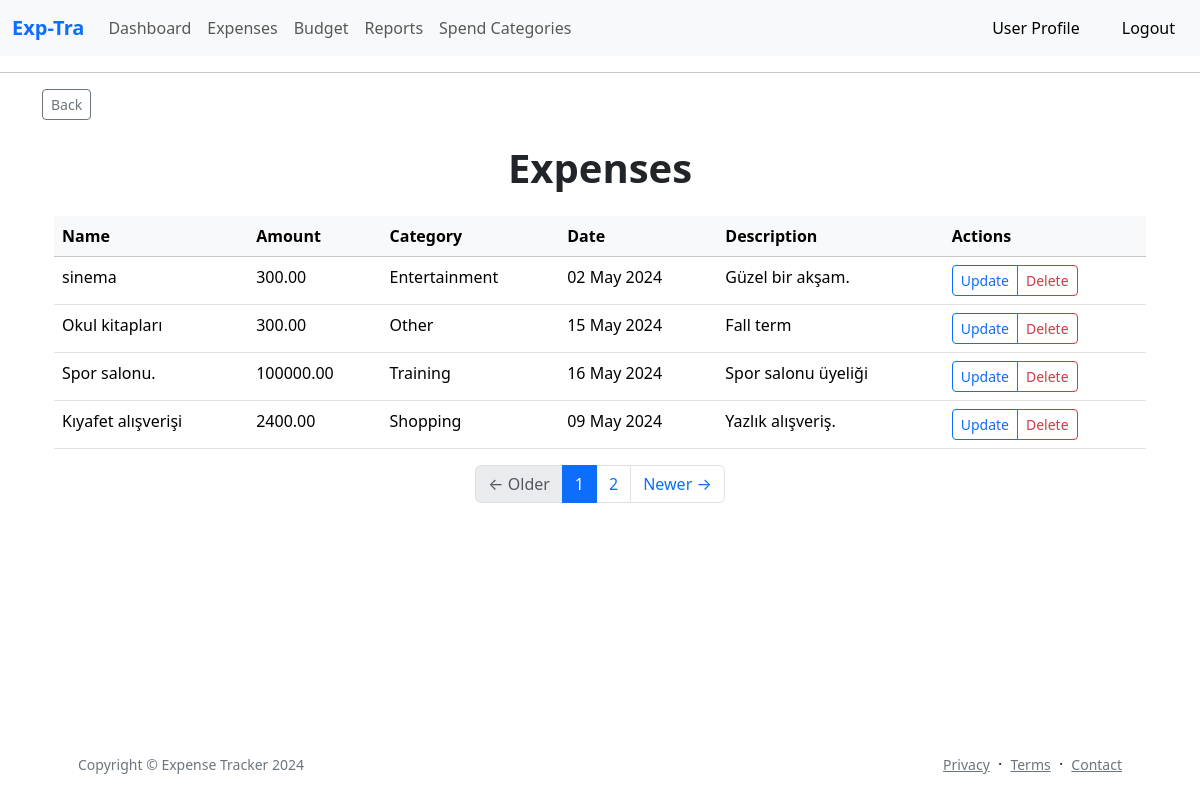
The app's page /expense_history (signed in) with its own data.
### app/models.py (models this page shows, shortened)
class Expense(db.Model):
    __tablename__ = 'expenses'
    id: so.Mapped[int] = so.mapped_column(primary_key=True)
    name: so.Mapped[str] = so.mapped_column(sa.String(140))
    amount : so.Mapped[float] = so.mapped_column(sa.Numeric(10, 2), nullable=False)
    category_id : so.Mapped[int] = so.mapped_column(sa.ForeignKey(Category.id),index=True)
    date : so.Mapped[datetime] = so.mapped_column(sa.Date, nullable=False)
    description: so.Mapped[str] = so.mapped_column(sa.Text)
    timestamp: so.Mapped[datetime] = so.mapped_column(
        index=True, default=lambda: datetime.now(timezone.utc))
    user_id: so.Mapped[int] = so.mapped_column(sa.ForeignKey(User.id),
                                               index=True)
    user: so.Mapped[User] = so.relationship(back_populates='expenses')

class Category(db.Model):
    id: so.Mapped[int] = so.mapped_column(primary_key=True)
    name: so.Mapped[str] = so.mapped_column(sa.String(140))
    expenses = db.relationship('Expense', backref='category', lazy=True)

### app/main/routes.py (the view)
@bp.route('/expense_history', methods=['GET'])
@login_required
def expense_history():
    form = ExpenseForm()
    expenses = Expense.query.filter_by(user_id=current_user.id).all()
    categories = Category.query.all()
    category_dict = {category.id: category.name for category in categories}
    page = request.args.get('page', 1, type=int)
    per_page = current_app.config['EXPENSES_PER_PAGE']
    pagination = Expense.query.filter_by(user_id=current_user.id).paginate(page=page, per_page=per_page, error_out=False)
    expenses = pagination.items
    total_pages = pagination.pages
    current_page = pagination.page
    page_nums = list(range(1, total_pages + 1))
    prev_url = url_for('main.expense_history', page=current_page - 1) if pagination.has_prev else None
    next_url = url_for('main.expense_history', page=current_page + 1) if pagination.has_next else None
    return render_template('expense_history.html', title='Expenses', expenses=expenses,
                           category_dict=category_dict, form=form,
                           prev_url=prev_url, next_url=next_url, page_nums=page_nums, current_page=current_page)

### app/models.py (called while the page is built)
@login.user_loader
def load_user(id):
    return db.session.get(User, int(id))

### app/templates/expense_history.html (shortened to what this page needs)
{% extends "base.html" %}
{% block content %}
<a href="{{ url_for('main.expenses')}}" class="btn btn-outline-secondary btn-sm">Back</a>
<h1 class="fw-bolder text-center my-4">Expenses</h1>
<div class="container">
    {% if expenses %}
    <div class="table-responsive">
        <table class="table table-hover">
            <thead class="table-light">
            <tr>
                <th>Name</th>
                <th>Amount</th>
                <th>Category</th>
                <th>Date</th>
                <th>Description</th>
                <th>Actions</th>
            </tr>
            </thead>
            <tbody>
            {% for expense in expenses %}
            <tr>
                <td>{{ expense.name }}</td>
                <td>{{ expense.amount }}</td>
                <td>{{ category_dict[expense.category_id] }}</td>
                <td>{{ expense.date.strftime('%d %b %Y') }}</td>
                <td>{{ expense.description }}</td>
                <td>
                    <div class="btn-group" role="group">
                        <button type="button" class="btn btn-outline-primary btn-sm" data-bs-toggle="modal"
                                data-bs-target="#updateModal{{ expense.id }}">Update
                        </button>
                        <button type="button" class="btn btn-outline-danger btn-sm" data-bs-toggle="modal"
                                data-bs-target="#deleteModal{{ expense.id }}">Delete
                        </button>
                    </div>
                </td>
            </tr>
            {% endfor %}
            </tbody>
        </table>
    </div>
</div>
    {% else %}
    <p class="fw-bold text-center">You don't have any expenses yet 😥</p>
    {% endif %}
<nav aria-label="Page navigation example">
  <ul class="pagination justify-content-center">
    {% if prev_url %}
      <li class="page-item">
        <a class="page-link" href="{{ prev_url }}">&larr; Older</a>
      </li>
    {% else %}
      <li class="page-item disabled">
        <span class="page-link">&larr; Older</span>
      </li>
    {% endif %}
    {% for page_num in page_nums %}
      <li class="page-item{% if page_num == current_page %} active{% endif %}">
        <a class="page-link" href="{{ url_for('main.expense_history', page=page_num) }}">{{ page_num }}</a>
      </li>
    {% endfor %}
    {% if next_url %}
      <li class="page-item">
        <a class="page-link" href="{{ next_url }}">Newer &rarr;</a>
      </li>
    {% else %}
      <li class="page-item disabled">
        <span class="page-link">Newer &rarr;</span>
      </li>
    {% endif %}
  </ul>
</nav>
{% endblock %}

### records on screen
Expense: name "sinema", amount "300.00", date "02 May 2024", description "Güzel bir akşam."
Category: name "Entertainment"
Expense: name "Okul kitapları", amount "300.00", date "15 May 2024", description "Fall term"
Category: name "Other"
Expense: name "Spor salonu.", amount "100000.00", date "16 May 2024", description "Spor salonu üyeliği"
Category: name "Training"
Expense: name "Kıyafet alışverişi", amount "2400.00", date "09 May 2024", description "Yazlık alışveriş."
Category: name "Shopping"

### other values on screen
{{ page_num }} "1" "2"
